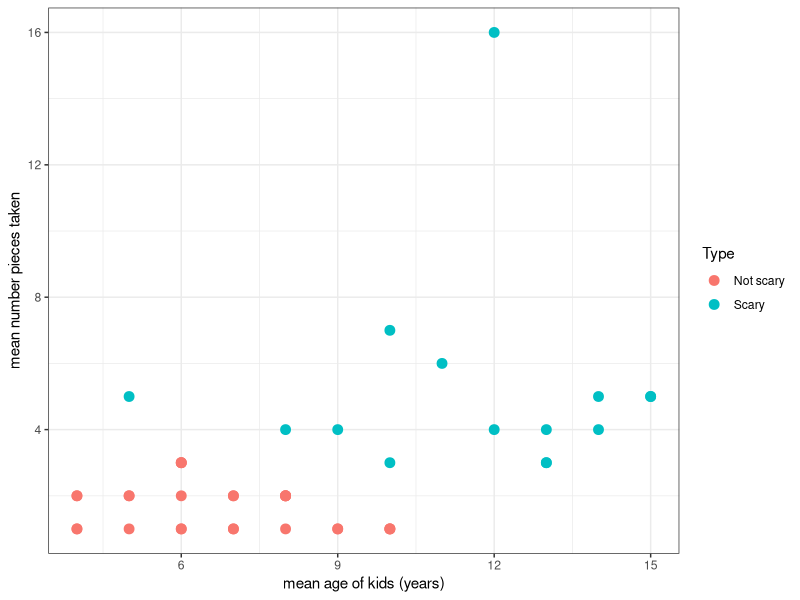
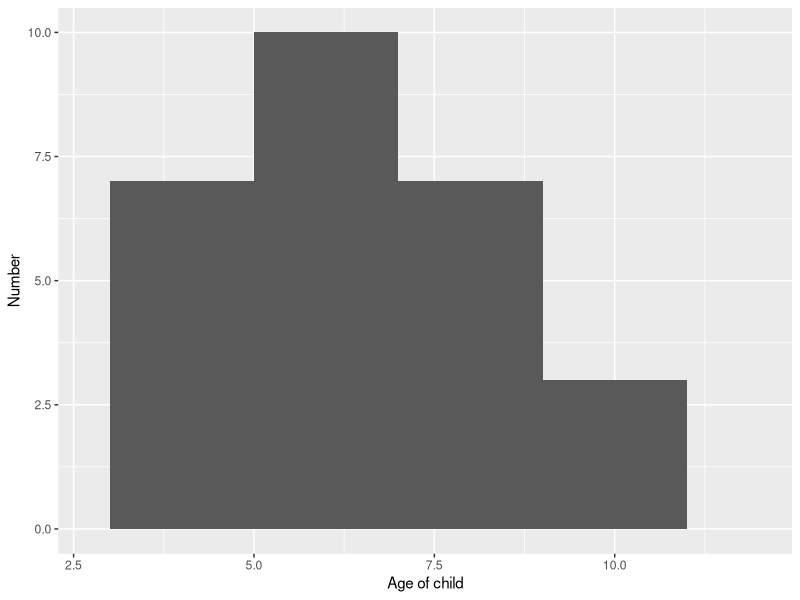
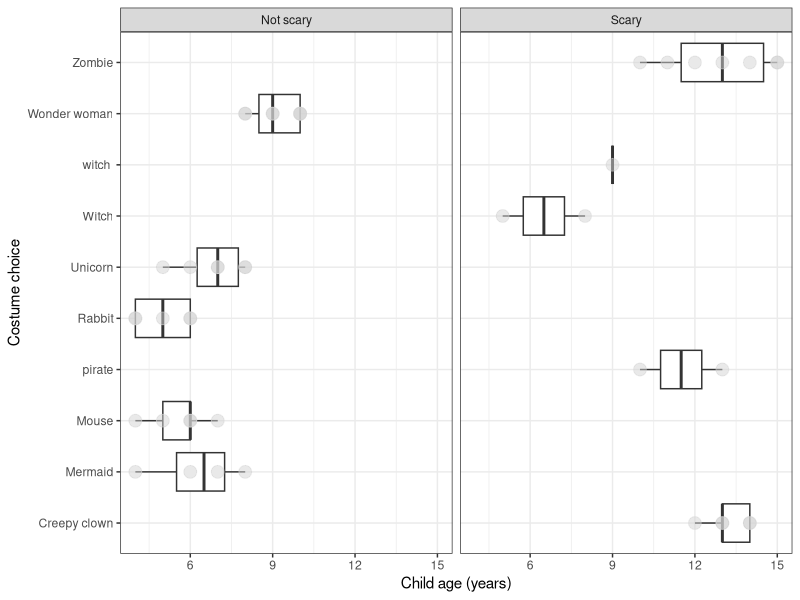

These figures' R source, in order:
## ---- chunk 1
rm(list = ls())
## ---- chunk 2
library(dplyr)
library(ggplot2)
library (here)
library(Hmisc)
## ---- chunk 3
Halloween <- read.csv(here("Data", "Halloween_data_PS2.csv"), stringsAsFactors = TRUE)
## ---- chunk 4
summary(Halloween)
## ---- chunk 5
glimpse(Halloween)
## ---- chunk 6
scary <- which(Halloween$Type == "scary" | Halloween$Type == "Scary" | Halloween$Type == "scary ")
Halloween$Type[scary] <- "Scary"
## ---- chunk 7
wonder <- which(Halloween$Costume == "wonder woman" | Halloween$Costume == "Wonder woman" | Halloween$Costume == "Wonder Woman")
Halloween$Costume[wonder] <- "Wonder woman"
## ---- chunk 8
clown <- which(Halloween$Costume == "Creepy clown" | Halloween$Costume == "creepy clown" | Halloween$Costume == "clown")
Halloween$Costume[clown] <- "Creepy clown"
## ---- chunk 9
Witch <- which(Halloween$Costume == "Witch" | Halloween$Costume == "witch")
Halloween$Costume[Witch] <- "Witch"
## ---- chunk 10
summary(Halloween)
## ---- chunk 11
ggplot(Halloween, aes(x = age, y = candy_pieces, colour = Type)) +
  geom_point(size = 3) + 
  xlab("mean age of kids (years)") +
  ylab("mean number pieces taken") + 
  theme_bw()
## ---- chunk 12
NotScary <- filter(Halloween, Type == "Not scary")
## ---- chunk 13
ggplot(NotScary, aes (x = age)) +
  geom_histogram(binwidth = 2) +
  xlab("Age of child") +
  ylab("Number") +
  xlim(2.75, 12)
## ---- chunk 14
ggplot(Halloween, aes(x = age, y = Costume)) + 
  geom_boxplot() +
  geom_point(size = 4, colour = 'lightgrey', alpha = 0.5) +
  xlab("Child age (years)") +
  ylab("Costume choice") +
  facet_wrap(~Type,) +  
  theme_bw()
